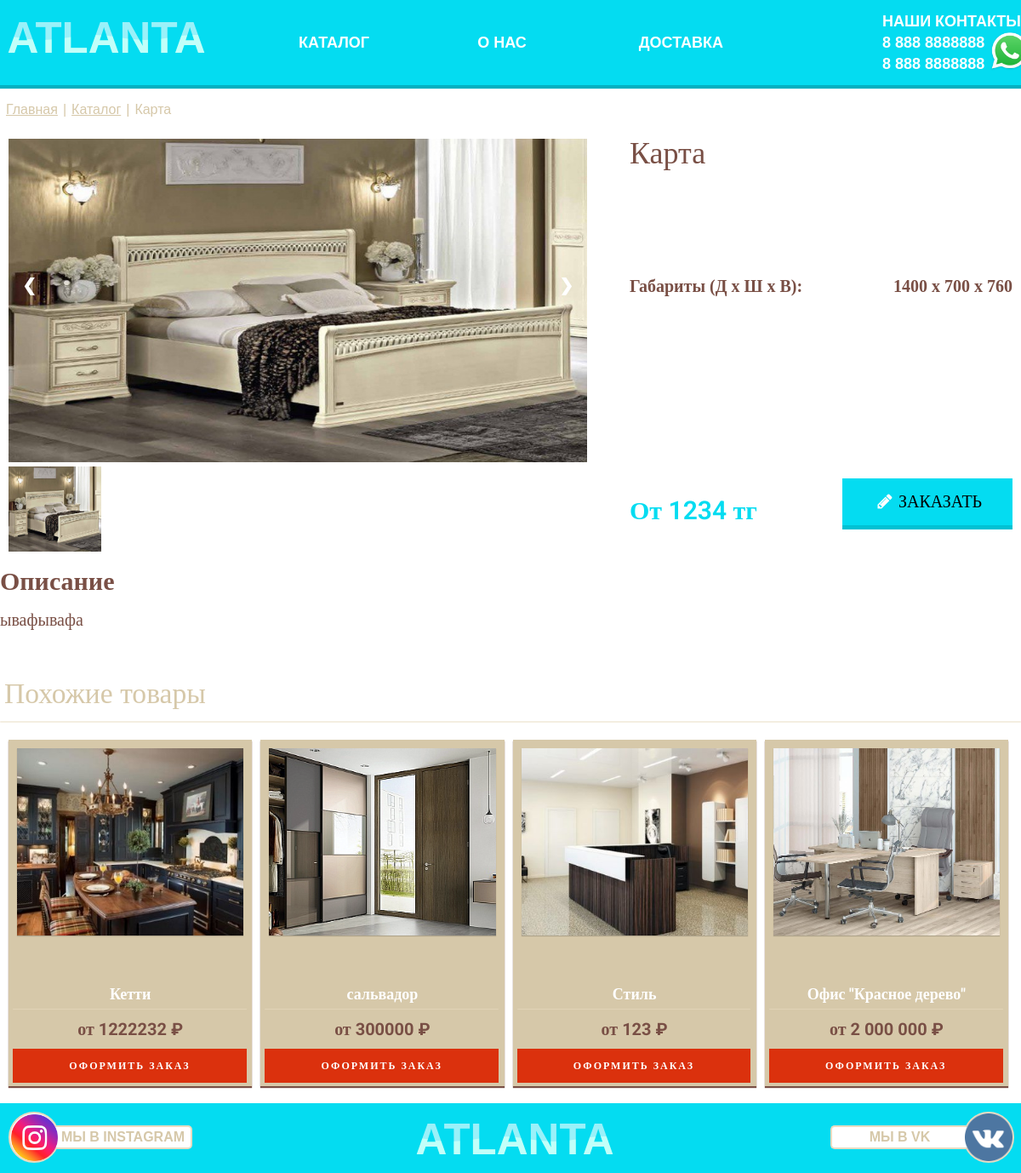
/category/ofisnaya-mebel/karta/, run on the app's committed database.
### order/models.py (models this page shows, shortened)
class OrderNew(models.Model):
    order_main_img = models.ImageField(upload_to='car_img_order/%Y/%m/%d/', verbose_name='Главная картинка')
    order_main_img_mini = models.ImageField(upload_to='car_img_order/%Y/%m/%d/', verbose_name='Картинка брэнда',
                                            null=True, blank=True)
    slug = models.SlugField(max_length=200, unique=True, db_index=True, verbose_name='URL')
    order_main_title = models.CharField(max_length=250, verbose_name='Название товара')
    order_dop_title1 = models.CharField(max_length=400, verbose_name='Доп-характеристика№1', blank=True)
    order_dop_title2 = models.CharField(max_length=400, verbose_name='Значение доп-характеристики№1', blank=True)
    order_dop_title3 = models.CharField(max_length=400, verbose_name='Доп-характеристика2', blank=True)
    order_dop_title4 = models.CharField(max_length=400, verbose_name='Значение доп-характеристики№2', blank=True)
    order_dop_title5 = models.CharField(max_length=400, verbose_name='Доп-характеристика3', blank=True)
    order_dop_title6 = models.CharField(max_length=400, verbose_name='Значение доп-характеристики№3', blank=True)
    order_img_2 = models.ImageField(upload_to='car_img_order/%Y/%m/%d/', verbose_name='Вторая картинка',
                                    null=True, blank=True)
    order_img_3 = models.ImageField(upload_to='car_img_order/%Y/%m/%d/', verbose_name='Третья картинка',
                                    null=True, blank=True)
    order_img_4 = models.ImageField(upload_to='car_img_order/%Y/%m/%d/', verbose_name='Четвёртая картинка',
                                    null=True, blank=True)
    order_img_5 = models.ImageField(upload_to='car_img_order/%Y/%m/%d/', verbose_name='Пятая картинка',
                                    null=True, blank=True)
    order_img_6 = models.ImageField(upload_to='car_img_order/%Y/%m/%d/', verbose_name='Шестая картинка',
                                    null=True, blank=True
                                    )
    cat = models.ForeignKey('NewCategoryOrder', on_delete=models.PROTECT, verbose_name='Категория')
    order_price = models.CharField(max_length=50, verbose_name='Цена товара')
    order_text = models.TextField(verbose_name='Описание')
    order_maim_date_add = models.DateTimeField(auto_now_add=True, verbose_name='Время создания')
    order_maim_date = models.DateTimeField(auto_now=True, verbose_name='Время изменения')
    order_is_published = models.BooleanField(default=True, verbose_name='Статус Опубликован/Не опубликован')
    def get_absolute_url(self):
        return reverse('category', kwargs={'post_slug': self.slug, 'cat_slug': self.cat.slug})
    class Meta:
        verbose_name = "карточку товара"
        verbose_name_plural = "карточки товара"
        ordering = ['-order_maim_date_add']

### WWT/views.py (the view)
# urls.py: path('category/<slug:cat_slug>/<slug:post_slug>/', ShowPost.as_view(), name='category'),
class ShowPost(ListView):
    model = OrderNew
    template_name = 'WWT/order.html'
    context_object_name = 'posts'
    slug_url_kwarg = 'post_slug'
    def get_context_data(self, *, object_list=None, **kwargs):
        context = super().get_context_data(**kwargs)
        context['form_product'] = form_product
        return context
    def get_queryset(self):
        return OrderNew.objects.filter(cat__slug=self.kwargs['cat_slug'],
                                       order_is_published=True).select_related(
            'cat')

### templates/WWT/order.html (shortened to what this page needs)
{% extends 'base.html' %}
{% block content %}
{% load static %}
{% load blog_tags %}
<div class="container">
    <div class="container_flex">
        <div class="url">
            <a class="url_after" href="{% url 'home_page' %}">Главная</a>
            <div class="url_after">|</div>
            {% for post in posts %}
            {% if post.get_absolute_url == request.path %}
            <a class="url_after" href="/catalog/"> Каталог</a>
            <div class="url_after">|</div>
            <div class="url_after"> {{ post.order_main_title|title }}</div>
            {% endif %}
            {% endfor %}
        </div>
        {% for post in posts %}
        {% if post.get_absolute_url == request.path %}
        <div class="container_flex_1">
            <div class="cont_slid">
                <div class="container4">
                    <div class="mySlides">
                        <div class="numbertext"></div>
                        <a data-fancybox="gallery" href="{{post.order_main_img.url}}">
                            <img src="{{post.order_main_img.url}}" style="width:100%">
                        </a>
                    </div>
                    <a class="prev" onclick="plusSlides(-1)">&#10094;</a>
                    <a class="next" onclick="plusSlides(1)">&#10095;</a>
                    <div class="row">
                        <div class="flex flex-wrap gap-5 justify-center max-w-5xl mx-auto px-6">
                            <div class="column1">
                                <img class="demo cursor" src="{{post.order_main_img.url}}"
                                     style="width:100%" onclick="currentSlide(1)" alt="The Woods">
                            </div>
                        </div>
                    </div>
                </div>
            </div>
            <div class="order_right">
                <div class="ord_after">
                    <div class="orf_tit">
                        {{ post.order_main_title }}
                    </div>
                </div>
                <div class="ord_after1">
                    <div class="har_title">
                        {% if post.order_dop_title1 and post.order_dop_title2 %}
                        <div class="har">
                            <div class="har_flex">{{post.order_dop_title1}}</div>
                            <div class="har_flex">{{post.order_dop_title2}}</div>
                        </div>
                        {% else %}
                        <div class="har_null"></div>
                        {% endif %}
                        <div class="har_price">От {{post.order_price}} тг</div>
                        <div class="har_but">{% include 'WWT/form2.html' %}</div>
                    </div>
                </div>
            </div>
        </div>
        <div class="ord_text">
            <p id="t-ord">Описание</p>
            <p>{{ post.order_text }}</p>
        </div>
        {% endif %}
        {% endfor %}
        {% if posts|length == 1 %}
        {% else %}
        <div class="more_product">Похожие товары</div>
        <div class="form_hr"></div>
        {% endif %}
        {% if posts|length == 1 %}
        <div class="products__items_after">
        {% else %}
        <div class="products__items">
            {% endif %}
            {% for post2 in posts %}
            {% if post2.get_absolute_url != request.path %}
            {% if post2.get_absolute_url == request.path %}
            {% else %}
            <div class="products__item">
                <a href="{{ post2.get_absolute_url }}" class="product_item_a">
                    <div class="products__image">
                        <img src="{{ post2.order_main_img.url }}" alt="">
                    </div>
                    <div class="products__name">{{ post2.order_main_title }}</div>
                    <hr class="hr_price">
                    <div class="price_order">от {{ post2.order_price }} ₽</div>
                    <div class="products__button">ОФОРМИТЬ ЗАКАЗ</div>
                </a>
            </div>
            {% endif %}
            {% endif %}
            {% endfor %}
        </div>
    </div>
</div>
{% endblock %}

### templates/WWT/form2.html (shortened to what this page needs)
<button class="compose"><i class="fa fa-pencil">
    <div class="after_order">ЗАКАЗАТЬ</div>
</i></button>
<link rel="stylesheet" href="https://maxcdn.bootstrapcdn.com/font-awesome/4.7.0/css/font-awesome.min.css">

### data on the page
OrderNew: order_main_title "Карта", order_main_img (picture), order_dop_title1 "Габариты (Д х Ш х В):", order_dop_title2 "1400 х 700 х 760", order_price "1234", order_text "ывафывафа"
OrderNew: order_main_img (picture), order_main_title "Кетти", order_price "1222232"
OrderNew: order_main_img (picture), order_main_title "сальвадор", order_price "300000"
OrderNew: order_main_img (picture), order_main_title "Стиль", order_price "123"
OrderNew: order_main_img (picture), order_main_title "Офис \"Красное дерево\"", order_price "2 000 000"
